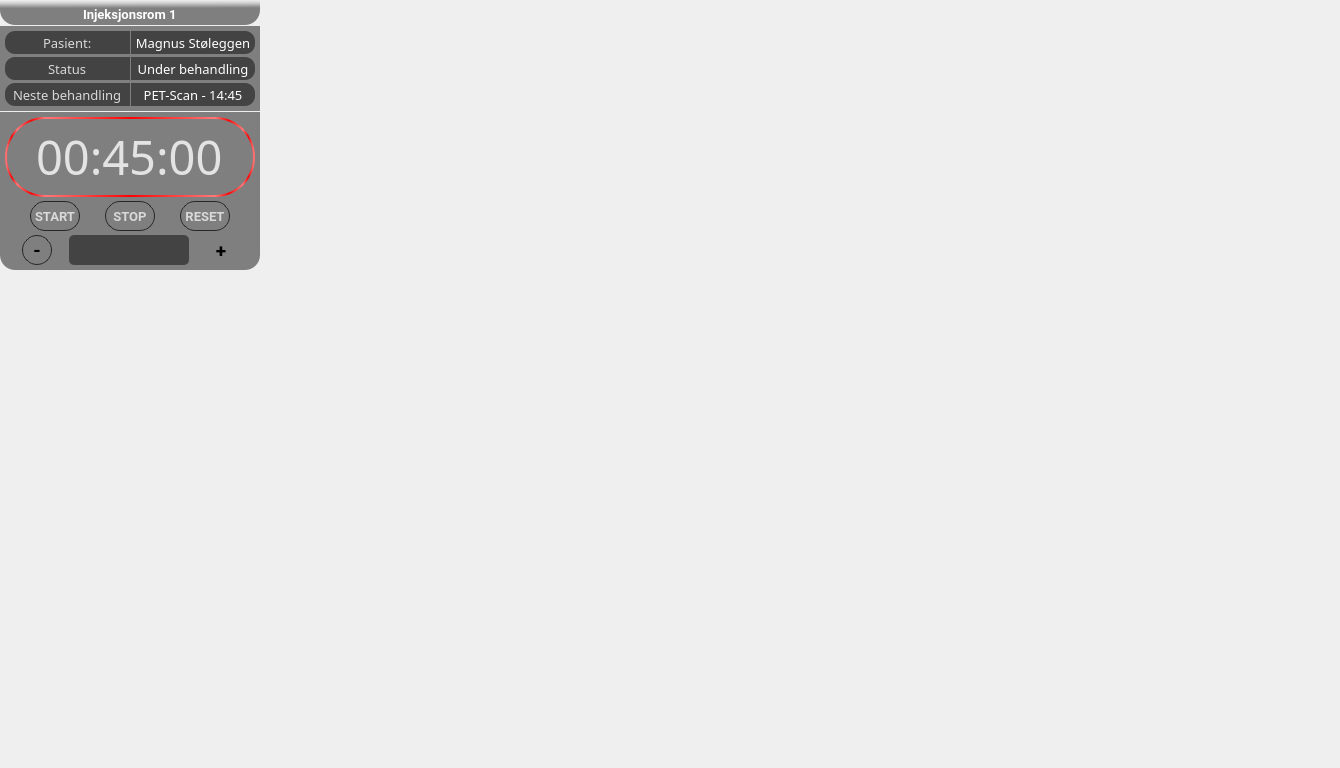
<?xml version="1.0" encoding="UTF-8"?>
<ui version="4.0">
 <class>MainWindow</class>
 <widget class="QMainWindow" name="MainWindow">
  <property name="geometry">
   <rect>
    <x>0</x>
    <y>0</y>
    <width>1340</width>
    <height>768</height>
   </rect>
  </property>
  <property name="windowTitle">
   <string>MainWindow</string>
  </property>
  <property name="styleSheet">
   <string notr="true">border:none;</string>
  </property>
  <widget class="QWidget" name="centrawidget">
   <property name="styleSheet">
    <string notr="true">background:none;
</string>
   </property>
   <widget class="QFrame" name="Room1">
    <property name="geometry">
     <rect>
      <x>0</x>
      <y>0</y>
      <width>260</width>
      <height>270</height>
     </rect>
    </property>
    <property name="minimumSize">
     <size>
      <width>250</width>
      <height>0</height>
     </size>
    </property>
    <property name="maximumSize">
     <size>
      <width>16777215</width>
      <height>16777215</height>
     </size>
    </property>
    <property name="styleSheet">
     <string notr="true">background:none;</string>
    </property>
    <property name="frameShape">
     <enum>QFrame::NoFrame</enum>
    </property>
    <property name="frameShadow">
     <enum>QFrame::Raised</enum>
    </property>
    <layout class="QVBoxLayout" name="verticalLayout_4">
     <property name="spacing">
      <number>1</number>
     </property>
     <property name="leftMargin">
      <number>0</number>
     </property>
     <property name="topMargin">
      <number>0</number>
     </property>
     <property name="rightMargin">
      <number>0</number>
     </property>
     <property name="bottomMargin">
      <number>0</number>
     </property>
     <item>
      <widget class="QFrame" name="roomlabel">
       <property name="minimumSize">
        <size>
         <width>0</width>
         <height>25</height>
        </size>
       </property>
       <property name="maximumSize">
        <size>
         <width>16777215</width>
         <height>25</height>
        </size>
       </property>
       <property name="styleSheet">
        <string notr="true">background-color: qlineargradient(spread:pad, x1:0.539773, y1:1, x2:0.523, y2:0, stop:0.676136 rgba(0, 0, 0, 120), stop:0.881356 rgba(112, 112, 112, 60), stop:1 rgba(255, 255, 255, 0));
border-radius:2px;
border-bottom-left-radius:15px;
border-bottom-right-radius:15px;</string>
       </property>
       <property name="frameShape">
        <enum>QFrame::NoFrame</enum>
       </property>
       <property name="frameShadow">
        <enum>QFrame::Raised</enum>
       </property>
       <layout class="QVBoxLayout" name="verticalLayout_6">
        <property name="spacing">
         <number>0</number>
        </property>
        <property name="leftMargin">
         <number>0</number>
        </property>
        <property name="topMargin">
         <number>4</number>
        </property>
        <property name="rightMargin">
         <number>0</number>
        </property>
        <property name="bottomMargin">
         <number>0</number>
        </property>
        <item alignment="Qt::AlignHCenter">
         <widget class="QLabel" name="label_2">
          <property name="font">
           <font>
            <family>Roboto</family>
            <pointsize>10</pointsize>
            <weight>75</weight>
            <bold>true</bold>
            <kerning>true</kerning>
           </font>
          </property>
          <property name="styleSheet">
           <string notr="true">background:none;
color: rgb(255, 255, 255);</string>
          </property>
          <property name="text">
           <string>Injeksjonsrom 1</string>
          </property>
         </widget>
        </item>
       </layout>
      </widget>
     </item>
     <item>
      <widget class="QFrame" name="pasientstatus">
       <property name="minimumSize">
        <size>
         <width>0</width>
         <height>85</height>
        </size>
       </property>
       <property name="maximumSize">
        <size>
         <width>16777215</width>
         <height>85</height>
        </size>
       </property>
       <property name="styleSheet">
        <string notr="true">border-top-radius:15px;
border-bottom-right-radius:0px;
border-bottom-left-radius:0px;
background-color: rgba(0, 0, 0, 120);</string>
       </property>
       <property name="frameShape">
        <enum>QFrame::NoFrame</enum>
       </property>
       <property name="frameShadow">
        <enum>QFrame::Raised</enum>
       </property>
       <layout class="QGridLayout" name="gridLayout">
        <property name="leftMargin">
         <number>5</number>
        </property>
        <property name="topMargin">
         <number>5</number>
        </property>
        <property name="rightMargin">
         <number>5</number>
        </property>
        <property name="bottomMargin">
         <number>5</number>
        </property>
        <property name="horizontalSpacing">
         <number>1</number>
        </property>
        <property name="verticalSpacing">
         <number>3</number>
        </property>
        <item row="0" column="0">
         <widget class="QFrame" name="pasientframe">
          <property name="styleSheet">
           <string notr="true">border-radius:0px;
border-top-left-radius:10px;
border-bottom-left-radius:10px;</string>
          </property>
          <property name="frameShape">
           <enum>QFrame::NoFrame</enum>
          </property>
          <property name="frameShadow">
           <enum>QFrame::Raised</enum>
          </property>
          <layout class="QVBoxLayout" name="verticalLayout_7">
           <property name="spacing">
            <number>0</number>
           </property>
           <property name="leftMargin">
            <number>0</number>
           </property>
           <property name="topMargin">
            <number>0</number>
           </property>
           <property name="rightMargin">
            <number>0</number>
           </property>
           <property name="bottomMargin">
            <number>0</number>
           </property>
           <item alignment="Qt::AlignHCenter">
            <widget class="QLabel" name="pasientlabel">
             <property name="font">
              <font>
               <family>Roboto Cn</family>
               <pointsize>10</pointsize>
              </font>
             </property>
             <property name="styleSheet">
              <string notr="true">background:none;
color: rgb(217, 217, 217);</string>
             </property>
             <property name="text">
              <string>Pasient:</string>
             </property>
            </widget>
           </item>
          </layout>
         </widget>
        </item>
        <item row="0" column="1">
         <widget class="QFrame" name="pasientsvarframe">
          <property name="styleSheet">
           <string notr="true">border-radius:0px;
border-top-right-radius:10px;
border-bottom-right-radius:10px;</string>
          </property>
          <property name="frameShape">
           <enum>QFrame::NoFrame</enum>
          </property>
          <property name="frameShadow">
           <enum>QFrame::Raised</enum>
          </property>
          <layout class="QVBoxLayout" name="verticalLayout_8">
           <property name="spacing">
            <number>0</number>
           </property>
           <property name="leftMargin">
            <number>0</number>
           </property>
           <property name="topMargin">
            <number>0</number>
           </property>
           <property name="rightMargin">
            <number>0</number>
           </property>
           <property name="bottomMargin">
            <number>0</number>
           </property>
           <item>
            <widget class="QLabel" name="pasientsvarlabel">
             <property name="font">
              <font>
               <family>Roboto Cn</family>
               <pointsize>10</pointsize>
              </font>
             </property>
             <property name="styleSheet">
              <string notr="true">background:none;
color: rgb(255, 255, 255);</string>
             </property>
             <property name="text">
              <string>Magnus Støleggen</string>
             </property>
             <property name="alignment">
              <set>Qt::AlignCenter</set>
             </property>
            </widget>
           </item>
          </layout>
         </widget>
        </item>
        <item row="1" column="0">
         <widget class="QFrame" name="statusframe">
          <property name="styleSheet">
           <string notr="true">border-radius:0px;
border-top-left-radius:10px;
border-bottom-left-radius:10px;</string>
          </property>
          <property name="frameShape">
           <enum>QFrame::NoFrame</enum>
          </property>
          <property name="frameShadow">
           <enum>QFrame::Raised</enum>
          </property>
          <layout class="QVBoxLayout" name="verticalLayout_9">
           <property name="spacing">
            <number>0</number>
           </property>
           <property name="leftMargin">
            <number>0</number>
           </property>
           <property name="topMargin">
            <number>0</number>
           </property>
           <property name="rightMargin">
            <number>0</number>
           </property>
           <property name="bottomMargin">
            <number>0</number>
           </property>
           <item alignment="Qt::AlignHCenter">
            <widget class="QLabel" name="statuslabel">
             <property name="font">
              <font>
               <family>Roboto Cn</family>
               <pointsize>10</pointsize>
              </font>
             </property>
             <property name="styleSheet">
              <string notr="true">background:none;
color: rgb(217, 217, 217);</string>
             </property>
             <property name="text">
              <string>Status</string>
             </property>
            </widget>
           </item>
          </layout>
         </widget>
        </item>
        <item row="1" column="1">
         <widget class="QFrame" name="statussvarframe">
          <property name="styleSheet">
           <string notr="true">border-radius:0px;
border-top-right-radius:10px;
border-bottom-right-radius:10px;</string>
          </property>
          <property name="frameShape">
           <enum>QFrame::NoFrame</enum>
          </property>
          <property name="frameShadow">
           <enum>QFrame::Raised</enum>
          </property>
          <layout class="QVBoxLayout" name="verticalLayout_10">
           <property name="spacing">
            <number>0</number>
           </property>
           <property name="leftMargin">
            <number>0</number>
           </property>
           <property name="topMargin">
            <number>0</number>
           </property>
           <property name="rightMargin">
            <number>0</number>
           </property>
           <property name="bottomMargin">
            <number>0</number>
           </property>
           <item>
            <widget class="QLabel" name="statussvarlabel">
             <property name="font">
              <font>
               <family>Roboto Cn</family>
               <pointsize>10</pointsize>
              </font>
             </property>
             <property name="styleSheet">
              <string notr="true">background:none;
color: rgb(255, 255, 255);</string>
             </property>
             <property name="text">
              <string>Under behandling</string>
             </property>
             <property name="alignment">
              <set>Qt::AlignCenter</set>
             </property>
            </widget>
           </item>
          </layout>
         </widget>
        </item>
        <item row="2" column="0">
         <widget class="QFrame" name="nestebeh">
          <property name="styleSheet">
           <string notr="true">border-radius:0px;
border-top-left-radius:10px;
border-bottom-left-radius:10px;</string>
          </property>
          <property name="frameShape">
           <enum>QFrame::NoFrame</enum>
          </property>
          <property name="frameShadow">
           <enum>QFrame::Raised</enum>
          </property>
          <layout class="QVBoxLayout" name="verticalLayout_11">
           <property name="spacing">
            <number>0</number>
           </property>
           <property name="leftMargin">
            <number>0</number>
           </property>
           <property name="topMargin">
            <number>0</number>
           </property>
           <property name="rightMargin">
            <number>0</number>
           </property>
           <property name="bottomMargin">
            <number>0</number>
           </property>
           <item alignment="Qt::AlignHCenter">
            <widget class="QLabel" name="nestebehlabel">
             <property name="font">
              <font>
               <family>Roboto Cn</family>
               <pointsize>10</pointsize>
              </font>
             </property>
             <property name="styleSheet">
              <string notr="true">background:none;
color: rgb(217, 217, 217);</string>
             </property>
             <property name="text">
              <string>Neste behandling</string>
             </property>
            </widget>
           </item>
          </layout>
         </widget>
        </item>
        <item row="2" column="1">
         <widget class="QFrame" name="nestebehsvarframe">
          <property name="styleSheet">
           <string notr="true">border-radius:0px;
border-top-right-radius:10px;
border-bottom-right-radius:10px;</string>
          </property>
          <property name="frameShape">
           <enum>QFrame::NoFrame</enum>
          </property>
          <property name="frameShadow">
           <enum>QFrame::Raised</enum>
          </property>
          <layout class="QVBoxLayout" name="verticalLayout_12">
           <property name="spacing">
            <number>0</number>
           </property>
           <property name="leftMargin">
            <number>0</number>
           </property>
           <property name="topMargin">
            <number>0</number>
           </property>
           <property name="rightMargin">
            <number>0</number>
           </property>
           <property name="bottomMargin">
            <number>0</number>
           </property>
           <item>
            <widget class="QLabel" name="nestebehsvarlabel">
             <property name="font">
              <font>
               <family>Roboto Cn</family>
               <pointsize>10</pointsize>
              </font>
             </property>
             <property name="styleSheet">
              <string notr="true">background:none;
color: rgb(255, 255, 255);</string>
             </property>
             <property name="text">
              <string>PET-Scan - 14:45</string>
             </property>
             <property name="alignment">
              <set>Qt::AlignCenter</set>
             </property>
            </widget>
           </item>
          </layout>
         </widget>
        </item>
       </layout>
      </widget>
     </item>
     <item>
      <widget class="QFrame" name="timer">
       <property name="styleSheet">
        <string notr="true">border-radius:0px;
background-color: rgba(0, 0, 0, 120);
border-bottom-left-radius:15px;
border-bottom-right-radius:15px;</string>
       </property>
       <property name="frameShape">
        <enum>QFrame::StyledPanel</enum>
       </property>
       <property name="frameShadow">
        <enum>QFrame::Raised</enum>
       </property>
       <layout class="QVBoxLayout" name="verticalLayout_44">
        <property name="spacing">
         <number>4</number>
        </property>
        <property name="leftMargin">
         <number>5</number>
        </property>
        <property name="topMargin">
         <number>5</number>
        </property>
        <property name="rightMargin">
         <number>5</number>
        </property>
        <property name="bottomMargin">
         <number>5</number>
        </property>
        <item alignment="Qt::AlignVCenter">
         <widget class="QFrame" name="timerframe">
          <property name="minimumSize">
           <size>
            <width>250</width>
            <height>80</height>
           </size>
          </property>
          <property name="maximumSize">
           <size>
            <width>250</width>
            <height>80</height>
           </size>
          </property>
          <property name="styleSheet">
           <string notr="true">border-radius:40px;
background:none;
border:2px solid;
border-color: qlineargradient(spread:reflect, x1:0.5, y1:0, x2:1, y2:0, stop:0 rgba(255, 2, 2, 255), stop:1 rgba(255, 120, 120, 255));</string>
          </property>
          <property name="frameShape">
           <enum>QFrame::NoFrame</enum>
          </property>
          <property name="frameShadow">
           <enum>QFrame::Raised</enum>
          </property>
          <layout class="QHBoxLayout" name="horizontalLayout">
           <property name="spacing">
            <number>0</number>
           </property>
           <property name="leftMargin">
            <number>0</number>
           </property>
           <property name="topMargin">
            <number>0</number>
           </property>
           <property name="rightMargin">
            <number>0</number>
           </property>
           <property name="bottomMargin">
            <number>0</number>
           </property>
           <item alignment="Qt::AlignHCenter|Qt::AlignVCenter">
            <widget class="QLabel" name="label">
             <property name="font">
              <font>
               <family>Roboto Cn</family>
               <pointsize>35</pointsize>
               <kerning>false</kerning>
              </font>
             </property>
             <property name="styleSheet">
              <string notr="true">color: rgba(255, 255, 255, 200);
border:none;</string>
             </property>
             <property name="text">
              <string>00:45:00</string>
             </property>
            </widget>
           </item>
          </layout>
         </widget>
        </item>
        <item>
         <widget class="QFrame" name="startstopframe">
          <property name="minimumSize">
           <size>
            <width>0</width>
            <height>30</height>
           </size>
          </property>
          <property name="maximumSize">
           <size>
            <width>16777215</width>
            <height>30</height>
           </size>
          </property>
          <property name="styleSheet">
           <string notr="true">background:none;</string>
          </property>
          <property name="frameShape">
           <enum>QFrame::StyledPanel</enum>
          </property>
          <property name="frameShadow">
           <enum>QFrame::Raised</enum>
          </property>
          <layout class="QHBoxLayout" name="horizontalLayout_11">
           <property name="spacing">
            <number>0</number>
           </property>
           <property name="leftMargin">
            <number>0</number>
           </property>
           <property name="topMargin">
            <number>0</number>
           </property>
           <property name="rightMargin">
            <number>0</number>
           </property>
           <property name="bottomMargin">
            <number>0</number>
           </property>
           <item>
            <widget class="QPushButton" name="start">
             <property name="minimumSize">
              <size>
               <width>50</width>
               <height>30</height>
              </size>
             </property>
             <property name="maximumSize">
              <size>
               <width>50</width>
               <height>30</height>
              </size>
             </property>
             <property name="font">
              <font>
               <family>Roboto</family>
               <pointsize>10</pointsize>
               <weight>75</weight>
               <bold>true</bold>
              </font>
             </property>
             <property name="styleSheet">
              <string notr="true">QPushButton{
border:1px solid;
border-color: rgb(39, 39, 39);
border-radius:0px;
border-radius:15px;
background-color: rbg(0,0,0,80);
	color: rgb(217, 217, 217);
}
QPushButton:hover{
background-color: rgba(0, 0, 0, 120);
}</string>
             </property>
             <property name="text">
              <string>START</string>
             </property>
            </widget>
           </item>
           <item>
            <widget class="QPushButton" name="stop">
             <property name="minimumSize">
              <size>
               <width>50</width>
               <height>30</height>
              </size>
             </property>
             <property name="maximumSize">
              <size>
               <width>50</width>
               <height>30</height>
              </size>
             </property>
             <property name="font">
              <font>
               <family>Roboto</family>
               <pointsize>10</pointsize>
               <weight>75</weight>
               <bold>true</bold>
              </font>
             </property>
             <property name="styleSheet">
              <string notr="true">QPushButton{
border:1px solid;
border-color: rgb(39, 39, 39);
border-radius:0px;
border-radius:15px;
background-color: rbg(0,0,0,80);
	color: rgb(217, 217, 217);
}
QPushButton:hover{
background-color: rgba(0, 0, 0, 120);
}</string>
             </property>
             <property name="text">
              <string>STOP</string>
             </property>
            </widget>
           </item>
           <item>
            <widget class="QPushButton" name="reset">
             <property name="minimumSize">
              <size>
               <width>50</width>
               <height>30</height>
              </size>
             </property>
             <property name="maximumSize">
              <size>
               <width>50</width>
               <height>30</height>
              </size>
             </property>
             <property name="font">
              <font>
               <family>Roboto</family>
               <pointsize>10</pointsize>
               <weight>75</weight>
               <bold>true</bold>
              </font>
             </property>
             <property name="styleSheet">
              <string notr="true">QPushButton{
border:1px solid;
border-color: rgb(39, 39, 39);
border-radius:0px;
border-radius:15px;
background-color: rbg(0,0,0,80);
	color: rgb(217, 217, 217);
}
QPushButton:hover{
background-color: rgba(0, 0, 0, 120);
}</string>
             </property>
             <property name="text">
              <string>RESET</string>
             </property>
            </widget>
           </item>
          </layout>
         </widget>
        </item>
        <item>
         <widget class="QFrame" name="addtimeframe">
          <property name="minimumSize">
           <size>
            <width>0</width>
            <height>30</height>
           </size>
          </property>
          <property name="maximumSize">
           <size>
            <width>16777215</width>
            <height>30</height>
           </size>
          </property>
          <property name="styleSheet">
           <string notr="true">background:none</string>
          </property>
          <property name="frameShape">
           <enum>QFrame::StyledPanel</enum>
          </property>
          <property name="frameShadow">
           <enum>QFrame::Raised</enum>
          </property>
          <layout class="QHBoxLayout" name="horizontalLayout_6">
           <property name="spacing">
            <number>0</number>
           </property>
           <property name="leftMargin">
            <number>0</number>
           </property>
           <property name="topMargin">
            <number>0</number>
           </property>
           <property name="rightMargin">
            <number>0</number>
           </property>
           <property name="bottomMargin">
            <number>0</number>
           </property>
           <item>
            <widget class="QPushButton" name="minus">
             <property name="minimumSize">
              <size>
               <width>30</width>
               <height>30</height>
              </size>
             </property>
             <property name="maximumSize">
              <size>
               <width>30</width>
               <height>30</height>
              </size>
             </property>
             <property name="font">
              <font>
               <family>Roboto</family>
               <pointsize>14</pointsize>
               <weight>75</weight>
               <bold>true</bold>
              </font>
             </property>
             <property name="styleSheet">
              <string notr="true">QPushButton{
border:1px solid;
border-color: rgb(39, 39, 39);
border-radius:0px;
border-radius:15px;
background-color: rbg(0,0,0,80);
}
QPushButton:hover{
background-color: rgba(255, 2, 2, 100);
}</string>
             </property>
             <property name="text">
              <string>-</string>
             </property>
            </widget>
           </item>
           <item>
            <widget class="QLineEdit" name="textenter">
             <property name="minimumSize">
              <size>
               <width>0</width>
               <height>30</height>
              </size>
             </property>
             <property name="maximumSize">
              <size>
               <width>120</width>
               <height>16777215</height>
              </size>
             </property>
             <property name="font">
              <font>
               <family>Roboto Cn</family>
               <pointsize>10</pointsize>
              </font>
             </property>
             <property name="styleSheet">
              <string notr="true">border-radius:5px;
background-color: rgba(0, 0, 0, 120); 
color: rgb(255, 255, 255);</string>
             </property>
             <property name="alignment">
              <set>Qt::AlignCenter</set>
             </property>
            </widget>
           </item>
           <item>
            <widget class="QPushButton" name="plus">
             <property name="minimumSize">
              <size>
               <width>30</width>
               <height>30</height>
              </size>
             </property>
             <property name="maximumSize">
              <size>
               <width>30</width>
               <height>30</height>
              </size>
             </property>
             <property name="font">
              <font>
               <family>Roboto</family>
               <pointsize>14</pointsize>
               <weight>75</weight>
               <bold>true</bold>
               <kerning>false</kerning>
              </font>
             </property>
             <property name="styleSheet">
              <string notr="true">QPushButton{
border:1px solid;
border-color: rgb(39, 39, 39);
border-radius:0px;
border-radius:15px;
background-color: rgb(0,0,0,80);
}
QPushButton:hover{
background-color: rgba(0, 255, 0, 100);
};</string>
             </property>
             <property name="text">
              <string>+</string>
             </property>
             <property name="autoRepeatDelay">
              <number>0</number>
             </property>
            </widget>
           </item>
          </layout>
         </widget>
        </item>
       </layout>
      </widget>
     </item>
    </layout>
   </widget>
  </widget>
 </widget>
 <resources>
  <include location="Bakgrunnsbilde.qrc"/>
 </resources>
 <connections/>
</ui>
